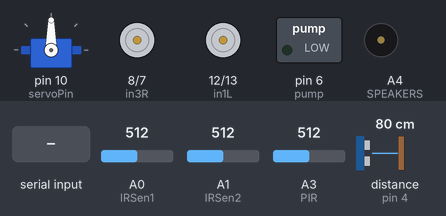
Bench run of a sketch on a simulated Arduino Uno, built with avr-gcc and run on an emulated ATmega328P. Shown: servo, motor-driver pin pairs drawn as motors (green arrow = first pin HIGH = forward, orange = second pin HIGH = backward, longer = more drive, scaled by the enable pin), switched loads named in the sketch (green lamp = pin HIGH), buzzer (waves = sounding). The inputs (shaded band) are chosen by the test bench; at power-on: A3 (PIR) = 512, A0 (IRSen1) = 512, A1 (IRSen2) = 512, distance to the obstacle (sensor on pin 4) 80 cm. The echo pulse lasts 58.3 µs per cm; pins used as bus, display or sensor lines are not drawn.

Above: at 1.2 s.
1.3 s: "a" received over Serial
At 1.7 s:
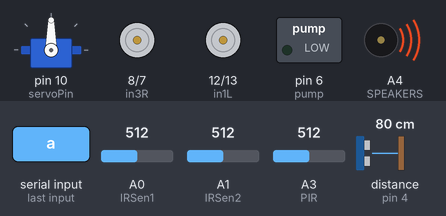
4.3 s: A3 (PIR) set to 309
6.5 s: A3 (PIR) set to 284
At 7.7 s:
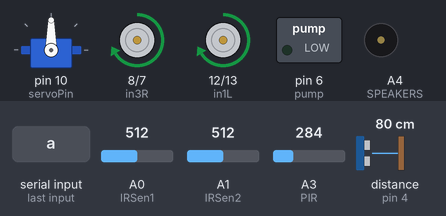
8.8 s: "s" received over Serial
At 9.9 s:
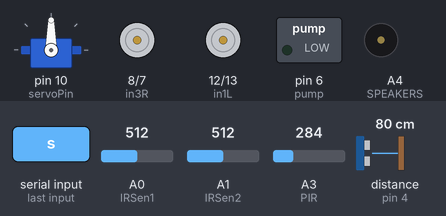
10.3 s: "c" received over Serial
At 10.9 s:
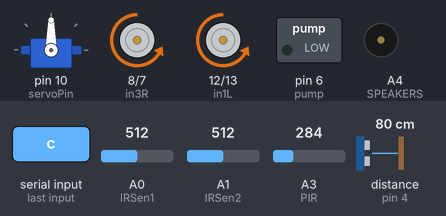
13.3 s: "d" received over Serial
At 14.4 s:
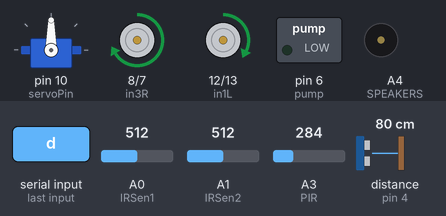
Timing chart, 0 to 16.3 s (numbered marks = the images above; inputs shaded):
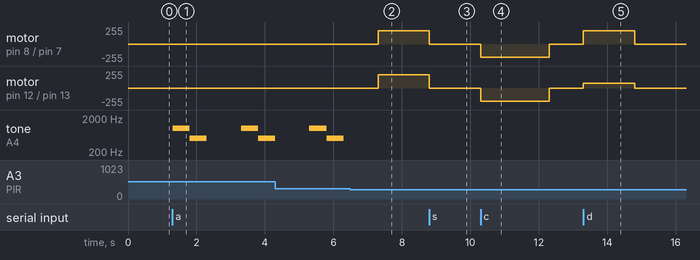

The sketch:

All.ino
```cpp
#include<Servo.h>
// -------------------------------------------- Pins declarations ------------------------------------------
// For the IR Sensor Output
int IRSen1 = A0;  // LEFT sensor
int IRSen2 = A1;  // Right sensor

//left motor
const int in1L = 12; //pin 5 of H-Bridge --> pin 12 of arduino
const int in2L = 13; //pin 7 of H-Bridge --> pin 13 of arduino
const int enAL = 11; //pin 6 of H-Bridge (to control speed) --> pin 11 of arduino

//right motor
const int in3R = 8; //pin 10 of H-Bridge --> pin 8 of arduino
const int in4R = 7; //pin 12 of H-Bridge -->pin 7 of arduino
const int enBR = 9; //pin 11 of H-Bridge (to control speed) --> pin 9 of arduino


////ultrasonic sensor obstacle & flower pot
const int echoPin = 4;
const int trigPin = 5;

//pump sensor
const int pump=6;

//bluetooth pin (0,1)


//PIR
int PIR= A3;

//servo
int servoPin = 10;
Servo servo;

 //buzzer
#define SPEAKERS A4

//------------------------------------------- --- Variables --- ----------------------------------------
int threshold = 500;
float brg;
int IR1 = 0;
int IR2 = 0;
int sec=0;
char data;
#define BEATTIME 500 //Length of the generated tone (msec)
#define BEATTIMES 500

//---------------------------------------------movement motor-------------------------------------------
void forward(){

digitalWrite(in1L,HIGH);
digitalWrite(in2L,LOW);
analogWrite(enAL,200);
digitalWrite(in3R,HIGH);
digitalWrite(in4R,LOW);
analogWrite(enBR,200);
}

void backward(){    //move backward

digitalWrite(in1L,LOW);
digitalWrite(in2L,HIGH);
analogWrite(enAL,200);
digitalWrite(in3R,LOW);
digitalWrite(in4R,HIGH);
analogWrite(enBR,200);
}

void right(){ //turn right

digitalWrite(in1L,HIGH);
digitalWrite(in2L,LOW);
analogWrite(enAL,70);
digitalWrite(in3R,HIGH);
digitalWrite(in4R,LOW);
analogWrite(enBR,200);
}

void left(){    //turn left
   digitalWrite(in1L,HIGH);
  digitalWrite(in2L,LOW);
  analogWrite(enAL,200);
  digitalWrite(in3R,HIGH);
digitalWrite(in4R,LOW);
analogWrite(enBR,70);
}

void stops(){    //stop robot
digitalWrite(in1L,LOW);
digitalWrite(in2L,LOW);
analogWrite(enAL,0);
digitalWrite(in3R,LOW);
digitalWrite(in4R,LOW);
analogWrite(enBR,0);
}

 //----------------------------------------------waterpump------------------------------------


 void pumping(){                            //check for present of flowerpot in front, if theres flower pot move forward or else reverse and continue moving.
  long duration, cm;
   digitalWrite(trigPin, LOW);
   delayMicroseconds(2);
   digitalWrite(trigPin, HIGH);
   delayMicroseconds(10);
   digitalWrite(trigPin, LOW);
   duration = pulseIn(echoPin, HIGH);
   cm = duration / 29/2;
   if (28<cm<31)
   {
    while(cm>5){                      ///move forward until it is near to the flower pot.
      forward();
      digitalWrite(trigPin, LOW);
   delayMicroseconds(2);
   digitalWrite(trigPin, HIGH);
   delayMicroseconds(10);
   digitalWrite(trigPin, LOW);
   duration = pulseIn(echoPin, HIGH);
   cm = duration / 29/2;

    }

    servo.write(45); // aim the hose to be slanted down to the flower pot.
     delay(1000);     // Wait 1 second

    digitalWrite(pump,HIGH); //pump water out
    delay (3000);
    digitalWrite(pump,LOW); //stop pumpingg water
     servo.write(90);//// move the hose to original position

       while(cm<30){ //move backward back into the patrol zone
      backward();


digitalWrite(trigPin, LOW);
   delayMicroseconds(2);
   digitalWrite(trigPin, HIGH);
   delayMicroseconds(10);
   digitalWrite(trigPin, LOW);
   duration = pulseIn(echoPin, HIGH);
   cm = duration / 29/2;

    }
   }


}


//-----------------------------------------obstacle--------------------------------------
void obstacle(){ // detect for any obstacle
  long duration, cm;
   digitalWrite(trigPin, LOW);
   delayMicroseconds(2);
   digitalWrite(trigPin, HIGH);
   delayMicroseconds(10);
   digitalWrite(trigPin, LOW);
   duration = pulseIn(echoPin, HIGH);
   cm = duration / 29/2;
  brg=cm;
}

//------------------------------------motion--------------------------------------
void motion(){ //detect any human motion
  int val= analogRead(PIR);


   while(val>300){ //if there is any motion stop and turn on  buzzer.
      stops();
     alarm();
      delay(1000);
      val= analogRead(PIR);
  }
}
//--------------------------------------------alarm------------------------------------
void alarm(){
                                                ///alarm sound
 tone(SPEAKERS,1000,BEATTIME) ; // Do
delay(BEATTIMES) ;
tone(SPEAKERS,500,BEATTIME) ; // Re
delay(BEATTIMES) ;
  }

//----------------check sensor-----------------------------------
void checksensor(){
                                      //detect the black tape
IR1 = analogRead(IRSen1);
   IR2 = analogRead(IRSen2);
}

//-----------------------------automode-----------------------------------------------------
void automode(){ //the robot in the auto mode
  char q;
  for(;;)
  {
    if(sec=1){ //if security mode on detect any  human motion
      motion();
    }


    checksensor();

    if(Serial.available())   //check whether there user want to stop, activate or deactivate security mode
        {q=Serial.read();
          if(q=='s')
          {stops();
          break;}}
          if(q=='y')
          {sec=1; }
          if(q=='z')
          { sec=0;}
     else if ((IR1 > threshold) && (IR2 > threshold)) {   ///check whethe the robot has any obstacle and in patrol zone, else move forward
       obstacle();
  if(brg<10){
    stops();
    delay(1000);
    while(brg<20){
      backward();}
      right();
     delay(500);
  }
else{
        forward();

          } }


     else if ((IR1 < threshold) && (IR2 < threshold)) {    // detect black tape and flowerpot, else reverse
     pumping();
    backward();
    delay(5000);
    right();
    delay(1000);
  }

else if ((IR1 > threshold) && (IR2 < threshold)) {    // detect black tape and flowerpot, else reverse
  while((IR1 > threshold)){
    left();
      checksensor();
    }
    pumping();
    backward();
    delay(500);
    right();
   delay(1000);
  }

else if ((IR1 < threshold) && (IR2 > threshold)) {    // detect black tape and flowerpot, else reverse
  while(IR2 > threshold){
    right();
     checksensor();
    }
    pumping();

 backward();

    delay(500);
    left();
    delay(1000);
  }
else
      {
        stops();
      }
      }
}

//--------------------------setup---------------------------------------------------------------
void setup()
{
  pinMode(in1L, OUTPUT);
  pinMode(in2L, OUTPUT);
  pinMode(enAL, OUTPUT);
  pinMode(in3R, OUTPUT);
  pinMode(in4R, OUTPUT);
  pinMode(enBR, OUTPUT);

  pinMode(IRSen1, INPUT);
  pinMode(IRSen2, INPUT);

pinMode(pump,OUTPUT);


pinMode(trigPin, OUTPUT);
pinMode(echoPin, INPUT);

servo.attach(servoPin);
servo.write(90); // set the hose to be 0 degree as original position


  // set the data rate for the SoftwareSerial port
  Serial.begin(9600);
}

//----------------------------------------------------------------------loop----------------------------------
void loop()
{

stops();   //initally the robot stop

if (Serial.available())    //wait for user input via bluetooth
{
    data=Serial.read();
 if(data=='a')
 {
  automode();
 }

 else if(data=='b')
 {
  forward();
  delay(2000);
 }

 else if(data=='c')
 {
  backward();
  delay(2000);
 }

 else if(data=='d')
 {
  right();
  delay(1500);
 }

 else if(data=='e')
 {
  left();
  delay(1500);
 }

  else if(data=='y'){
    sec=1;
  }

  else if(data=='z'){
    sec=0;
  }

 else
 {
  stops;
 }
}
}
```

Measured:
- the behaviour switches between 301 and 300 on A3 (PIR) (found by bisection; images 1 and 2)
- after the input at 1.3 s, tone on A4 (SPEAKERS): plays 1000 Hz for 0.50 s, 500 Hz for 0.50 s, 1000 Hz for 0.50 s, 500 Hz for 0.50 s, starting at once
- after the input at 6.5 s, motor on pin 8 (in3R) / pin 7 (in4R), motor on pin 12 (in1L) / pin 13 (in2L): stopped → forward 200/255 after 0.81 s; tone on A4 (SPEAKERS): stays silent (without the input it goes to 1000 Hz after 0.80 s)
- after the input at 8.8 s, motor on pin 8 (in3R) / pin 7 (in4R), motor on pin 12 (in1L) / pin 13 (in2L): forward 200/255 → stopped at once
- after the input at 10.3 s, motor on pin 8 (in3R) / pin 7 (in4R), motor on pin 12 (in1L) / pin 13 (in2L): stopped → backward 200/255 at once, → stopped 2.0 s later
- after the input at 13.3 s, motor on pin 8 (in3R) / pin 7 (in4R): stopped → forward 200/255 at once, → stopped 1.5 s later; motor on pin 12 (in1L) / pin 13 (in2L): stopped → forward 70/255 at once, → stopped 1.5 s later
